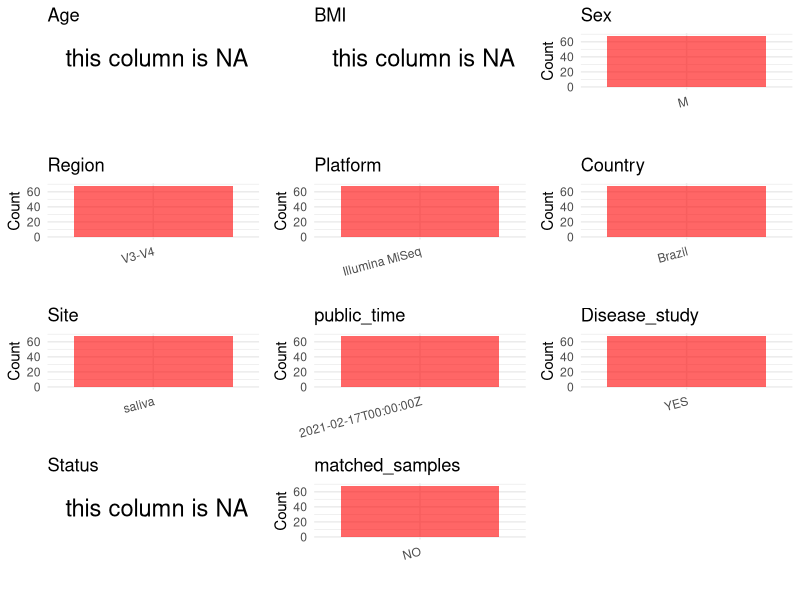

Write R code to recreate this figure. (Note: this script raises an error after producing the figure.)
## ---- chunk 1
library(dplyr)
library(ggplot2)
library(cowplot)

setwd("D:/PRJNA700849")
initial_meta<-read.csv("SraRunTable.csv",header = T)
head(initial_meta)
## ---- chunk 2
metadata <- data.frame(
  BioProject = initial_meta$BioProject,
  Run = initial_meta$Run,
  sample_name = initial_meta$Sample.Name,
  Platform=initial_meta$Instrument,
  Country = initial_meta$geo_loc_name_country,
  public_time = initial_meta$ReleaseDate,
  stringsAsFactors = FALSE
)
## ---- chunk 3
metadata$Age <- NA_character_
metadata$BMI <- NA_character_
metadata$Sex <- "M"
metadata$Site = "saliva"
metadata$PCR_primers <-  "341F-806R"
metadata$Region<-"V3-V4"
metadata$title <-"Taxonomic and Functional Dysregulation in Salivary Microbiomes During Oral Carcinogenesis"
metadata$Disease_study <- "YES"
metadata$Status <-NA_character_
metadata$matched_samples<-"NO"

## ---- chunk 4
# Check the number of unique runs and sample names
print(paste("Number of unique runs:", length(unique(metadata$Run))))
print(paste("Number of unique sample names:", length(unique(metadata$sample_name))))
## ---- chunk 5
# Select columns for visualization
plot_data <- metadata %>%
  select(-BioProject, -Run, -sample_name, -title)

# Function to create simple plots for each column
create_simple_plots <- function(data) {
  plots <- list()
  
  for (col in colnames(data)) {
    # Check if the column is all NA
    if (all(is.na(data[[col]]))) {
      # Create an empty plot with text indicating all NA
      p <- ggplot() +
        annotate("text", x = 0.5, y = 0.5, label = "this column is NA", size = 6) +
        labs(title = col) +
        theme_void()
    } else if (is.numeric(data[[col]])) {
      # Numeric variable: histogram
      p <- ggplot(data, aes(x = .data[[col]])) +
        geom_histogram(fill = "blue", alpha = 0.6, bins = 20, na.rm = TRUE) +
        labs(title = col) +
        theme_minimal()
    } else {
      # Categorical variable: bar plot (remove NA values)
      count_data <- as.data.frame(table(data[[col]], useNA = "ifany"))
      p <- ggplot(count_data, aes(x = reorder(Var1, -Freq), y = Freq)) +
        geom_col(fill = "red", alpha = 0.6) +
        labs(title = col, x = NULL, y = "Count") +
        theme_minimal() +
        theme(axis.text.x = element_text(angle = 15, hjust = 1))
    }
    plots[[col]] <- p
  }
  
  return(plots)
}

# Generate and arrange plots
plots <- create_simple_plots(plot_data)
p<-plot_grid(plots$Age, 
          plots$BMI, 
          plots$Sex, 
          plots$Region, 
          plots$Platform, 
          plots$Country, 
          plots$Site,
          plots$public_time, 
          plots$Disease_study,
          plots$Status,
          plots$matched_samples,# add 
          ncol = 3, align = "hv", axis = "lb")
ggsave("Metadata_Summary.png", plot = p, width = 8, height = 6, dpi = 150)
## ---- chunk 6
knitr::include_graphics("Metadata_Summary.png")
## ---- chunk 7
# Reorder columns to match the desired format
metadata <- metadata[, c(
  "BioProject", "Run", "sample_name", "Age", "BMI", "Sex", 
  "Region", "Platform", "Country", "Site", "public_time", 
  "PCR_primers", "title", "Disease_study", "Status","matched_samples"
)]

# Export the uniform metadata to a CSV file
write.csv(metadata, file = "metadata.csv", quote = FALSE)
head(metadata)
